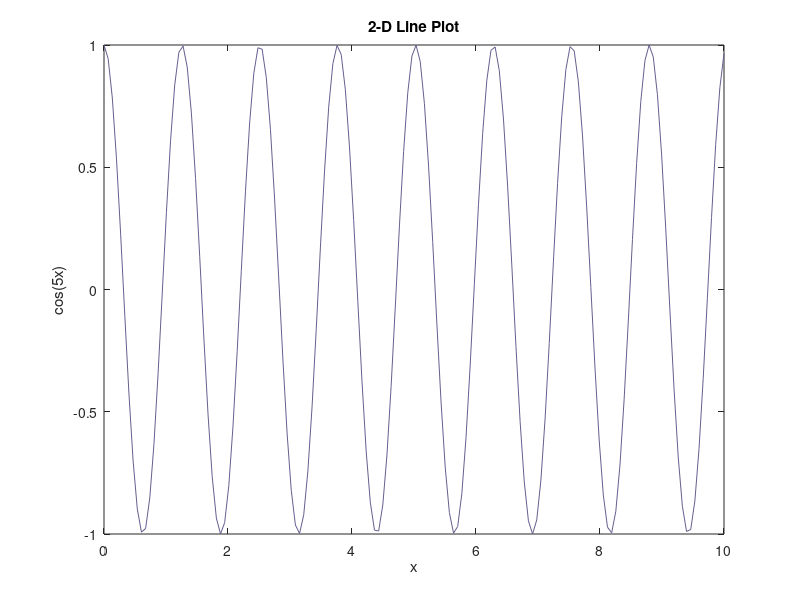

Write the MATLAB code that produced this figure.
x=linspace(0,10,150);
y=cos(5*x);
plot(x,y,'Color',[0.4,0.37,0.556])
title('2-D Line Plot')
xlabel('x')
ylabel('cos(5x)')